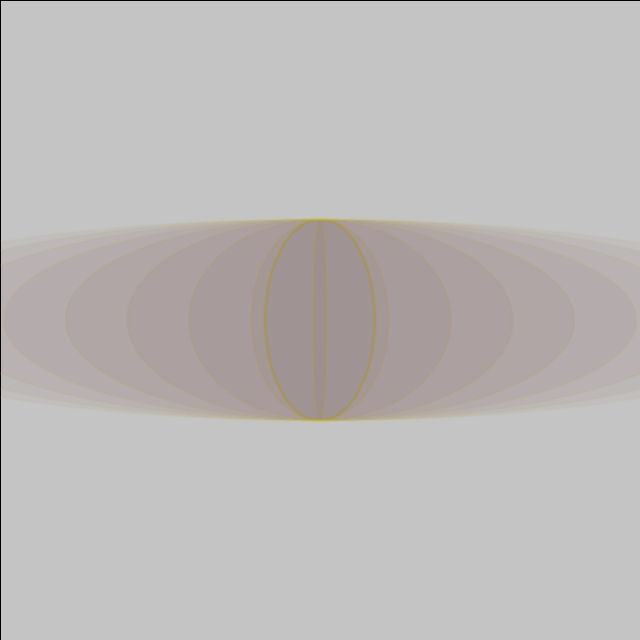
Frame 1 (no input)
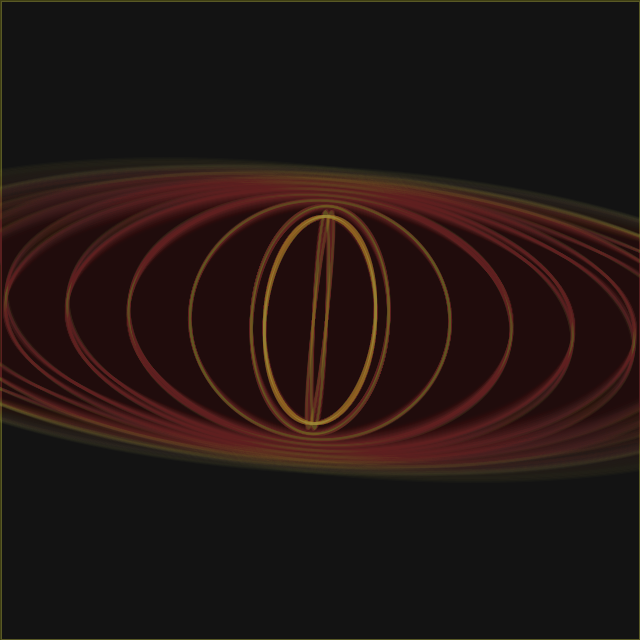
Frame 60 (the mouse pressed at the canvas centre just before this capture)
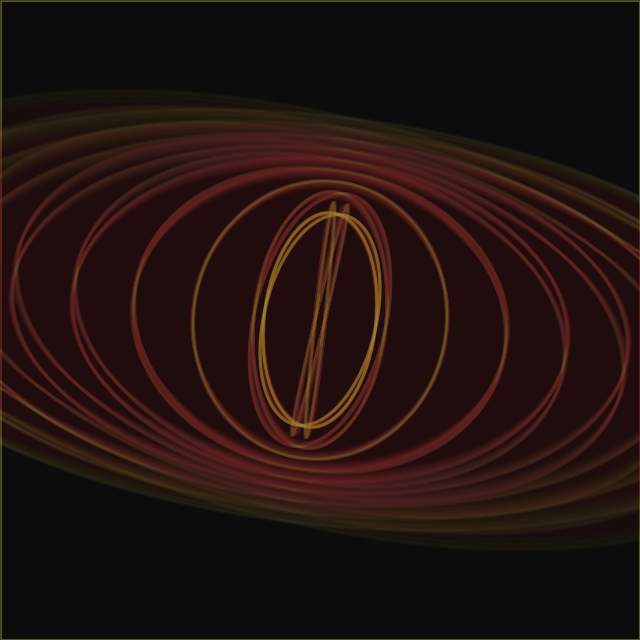
Frame 120 (the mouse held since frame 60 and released just before this capture)

The Processing sketch that drew these frames (run headless with seeded random() and noise(); from frame 60 on, the mouse is pressed at the canvas centre):

// Processing sketch: processing_175681
// ── processing_175681.pde

float ellipseWidth;
    float ellipseHeight;
    float ellipseAngle;
    float ellipseWidthAngle;
    float ellipseHeightAngle;
    float cellipseHeightAngle;
    float einc, widthAngleInc, heightAngleInc;
    float hnoise, wnoise;
    float hNoiseInc, wNoiseInc, zNoiseInc, chNoiseInc, cEllipseNoiseInc;

    float midX, midY;
    float frame = 0;
    float zAngle = 0;
    float zNoise;
    float chnoise;
    float chEllipseFillColorAngle;
    float chEllipseFillColor;

    
    void drawOscilatingEllipse(float p_width, float p_height, int p_index){
        colorMode(HSB, 255);

        pushMatrix();
        translate(midX, midY);
        rotate(zAngle);

        float widthRadius = ellipseWidth - (cos(ellipseWidthAngle) * p_width / 2);
        float heightRadius = ellipseHeight - (sin(ellipseHeightAngle) * p_height / 2);

        noFill();
        strokeWeight(3);
        stroke(100, 20);
        //ellipse(0, 0, widthRadius, heightRadius);


        fill(chEllipseFillColor, 200, 60, 4);
        stroke(40f, 150f, 200f, 80f / (0.9f * (p_index + 1)));
        //strokeWeight(2);
        ellipse(0, 0, widthRadius, heightRadius);

        rotate(zAngle + 3 * PI);
        fill(chEllipseFillColor + 128 , 200, 40, 4);
        stroke(40f, 150f, 200f, 70f / (0.9f * (p_index + 1)));
        ellipse(0, 0, widthRadius, heightRadius);

        popMatrix();
    }


    public void setup() {
        size(640,640);
        ellipseWidth = 200;
        ellipseHeight = 200;
        ellipseAngle = 0;
        ellipseWidthAngle = 0;
        ellipseHeightAngle = 0;
        cellipseHeightAngle = 0;
        chEllipseFillColorAngle = 0;
        chEllipseFillColor = random(0, 255);
        einc = 0.01f;
        widthAngleInc = 0.001f;
        heightAngleInc = 0.001f;
        cEllipseNoiseInc = 0.001f;
        wnoise = random(200);
        hnoise = random(200);
        zNoise = random(200);
        chnoise = random(200);

        wNoiseInc = 0.0001f;
        hNoiseInc = 0.0001f;
        zNoiseInc = 0.001f;
        chNoiseInc = 0.001f;

        midX = width/2;
        midY = height/2;
    }

    public void draw() {


        //background(0, 80);
        fill(0, 10);
        rect(0, 0, width, height);
        ellipseAngle += einc;
        //ellipseWidthAngle += widthAngleInc;
        //ellipseHeightAngle += heightAngleInc;

        float wn = noise(wnoise);
        ellipseWidthAngle += map(wn, 0, 1, -0.002f, -0.001f);
        wnoise += wNoiseInc;

        float hn = noise(hnoise);
        ellipseHeightAngle += map(hn, 0, 1, -0.002f, -0.001f);
        hnoise += hNoiseInc;

        float zn = noise(zNoise);
        zAngle += map(zn, 0, 1, -0.01f, 0.01f);
        zNoise += zNoiseInc;

        float chn = noise(chnoise);
        chnoise += chNoiseInc;
        chEllipseFillColorAngle += map(chn, 0, 1, -0.01f, 0.01f);
        chEllipseFillColor = abs(cos(chEllipseFillColorAngle) * 255);


        //drawReferenceEllipse();
        //drawReferencePoint();

        float minRadius = height/8;
        float maxRadius = height * 4;
        drawOscilatingEllipses(10, minRadius + 100, maxRadius + 100);
        //drawOscilatingEllipseReferencePoint();


    }

    void drawOscilatingEllipses(float p_numEllipses, float p_minRadius, float p_maxRadius)
    {
        float radiusIncrement = (p_maxRadius - p_minRadius) / p_numEllipses;
        for(int i = 0; i < p_numEllipses; i++)
        {
            drawOscilatingEllipse(p_minRadius + radiusIncrement * i, p_minRadius + radiusIncrement * i, i);
        }
    }



    
